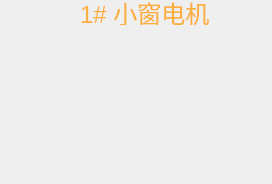
<?xml version="1.0" encoding="UTF-8"?>
<ui version="4.0">
 <class>WindowFan</class>
 <widget class="QWidget" name="WindowFan">
  <property name="geometry">
   <rect>
    <x>0</x>
    <y>0</y>
    <width>272</width>
    <height>184</height>
   </rect>
  </property>
  <property name="windowTitle">
   <string>Form</string>
  </property>
  <widget class="QLabel" name="label">
   <property name="geometry">
    <rect>
     <x>80</x>
     <y>0</y>
     <width>131</width>
     <height>25</height>
    </rect>
   </property>
   <property name="palette">
    <palette>
     <active>
      <colorrole role="WindowText">
       <brush brushstyle="SolidPattern">
        <color alpha="255">
         <red>252</red>
         <green>175</green>
         <blue>62</blue>
        </color>
       </brush>
      </colorrole>
     </active>
     <inactive>
      <colorrole role="WindowText">
       <brush brushstyle="SolidPattern">
        <color alpha="255">
         <red>252</red>
         <green>175</green>
         <blue>62</blue>
        </color>
       </brush>
      </colorrole>
     </inactive>
     <disabled>
      <colorrole role="WindowText">
       <brush brushstyle="SolidPattern">
        <color alpha="255">
         <red>190</red>
         <green>190</green>
         <blue>190</blue>
        </color>
       </brush>
      </colorrole>
     </disabled>
    </palette>
   </property>
   <property name="font">
    <font>
     <pointsize>18</pointsize>
    </font>
   </property>
   <property name="text">
    <string>1# 小窗电机</string>
   </property>
  </widget>
  <widget class="QFrame" name="frame">
   <property name="geometry">
    <rect>
     <x>-5</x>
     <y>24</y>
     <width>280</width>
     <height>153</height>
    </rect>
   </property>
   <property name="styleSheet">
    <string notr="true">#frame {
background:transparent;
border-image: url(:/UI/Widget/System_Bump_1.png);}</string>
   </property>
   <property name="frameShape">
    <enum>QFrame::StyledPanel</enum>
   </property>
   <property name="frameShadow">
    <enum>QFrame::Raised</enum>
   </property>
  </widget>
 </widget>
 <resources/>
 <connections/>
</ui>
